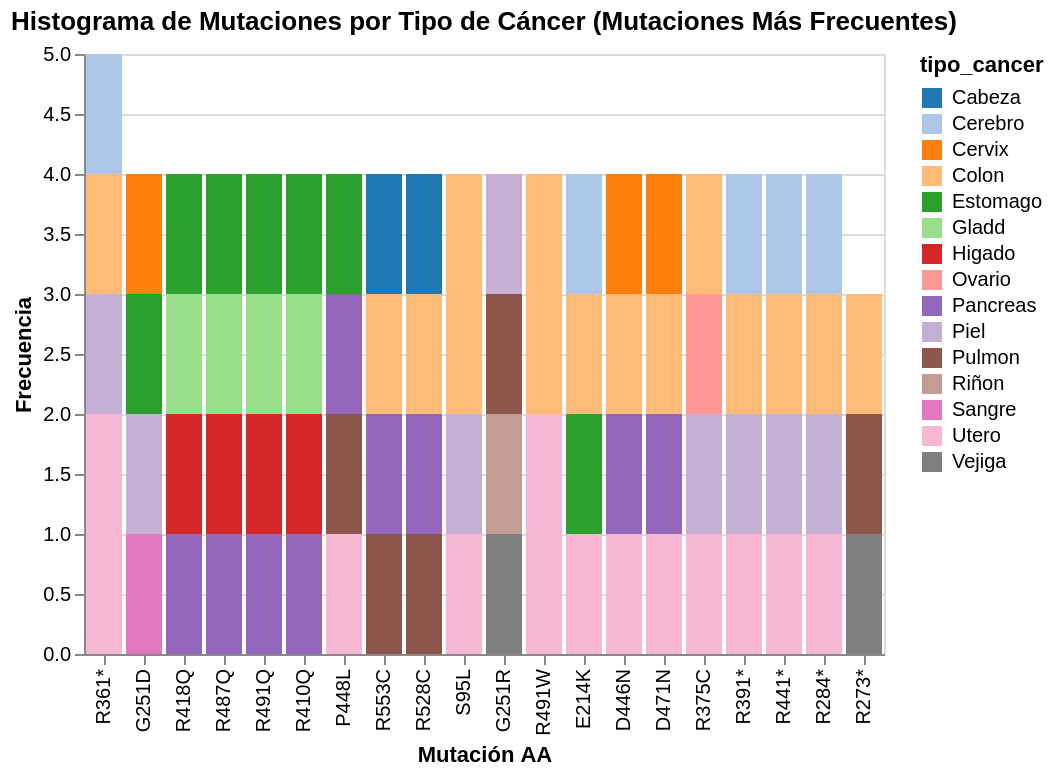

Notebook cell for this chart:
### Code cell
import pandas as pd
import altair as alt


# Calcular las frecuencias de las mutaciones
frecuencias = df_cancer['aa_mutation'].value_counts().reset_index()
frecuencias.columns = ['aa_mutation', 'frecuencia']

# Filtrar las mutaciones más frecuentes (por ejemplo, las 10 más frecuentes)
top_n = 20  # Cambia este valor según lo que necesites
mutaciones_frecuentes = frecuencias.nlargest(top_n, 'frecuencia')

# Filtrar el DataFrame original para incluir solo las mutaciones más frecuentes
df_filtrado = df_cancer[df_cancer['aa_mutation'].isin(mutaciones_frecuentes['aa_mutation'])]

# Crear el histograma
histograma = alt.Chart(df_filtrado).mark_bar().encode(
    x=alt.X('aa_mutation:N', title='Mutación AA', sort='-y'),
    y=alt.Y('count():Q', title='Frecuencia'),
    color=alt.Color('tipo_cancer:N', scale=alt.Scale(scheme='category20')),
    tooltip=['tipo_cancer:N', 'aa_mutation:N', 'count():Q']
).properties(
    title='Histograma de Mutaciones por Tipo de Cáncer (Mutaciones Más Frecuentes)'
)

# Mostrar el gráfico
histograma

### Figure 1 — Vega-Lite specification as saved in the notebook (floating-point values rounded to 4 significant figures)
{"config": {"view": {"continuousWidth": 300, "continuousHeight": 300}}, "data": {"name": "data-46fc77f5c7b04f861923bd62e9929017"}, "mark": {"type": "bar"}, "encoding": {"color": {"field": "tipo_cancer", "scale": {"scheme": "category20"}, "type": "nominal"}, "tooltip": [{"field": "tipo_cancer", "type": "nominal"}, {"field": "aa_mutation", "type": "nominal"}, {"aggregate": "count", "type": "quantitative"}], "x": {"field": "aa_mutation", "sort": "-y", "title": "Mutación AA", "type": "nominal"}, "y": {"aggregate": "count", "title": "Frecuencia", "type": "quantitative"}}, "title": "Histograma de Mutaciones por Tipo de Cáncer (Mutaciones Más Frecuentes)", "$schema": "https://vega.github.io/schema/vega-lite/v5.17.0.json", "datasets": {"data-46fc77f5c7b04f861923bd62e9929017": [{"Gen_names": "BMPR1A", "aa_mutation": "G251D", "cds_mutation": "752G>A", "mutated_from_allele": "G", "mutated_to_allele": "A", "consequence_type": "missense_variant", "project_code": "LAML-US", "tipo_cancer": "Sangre", "total_read_count": 44.0, "mutant_allele_read_count": 4.0, "mutant_allele_frequency": 0.09091, "clasificacion": "Media frecuencia"}, {"Gen_names": "TGFBR1", "aa_mutation": "R418Q", "cds_mutation": "1253G>A", "mutated_from_allele": "G", "mutated_to_allele": "A", "consequence_type": "missense_variant", "project_code": "STAD-US", "tipo_cancer": "Estomago", "total_read_count": 66.0, "mutant_allele_read_count": 7.0, "mutant_allele_frequency": 0.1061, "clasificacion": "Media frecuencia"}, {"Gen_names": "TGFBR1", "aa_mutation": "R487Q", "cds_mutation": "1460G>A", "mutated_from_allele": "G", "mutated_to_allele": "A", "consequence_type": "missense_variant", "project_code": "STAD-US", "tipo_cancer": "Estomago", "total_read_count": 66.0, "mutant_allele_read_count": 7.0, "mutant_allele_frequency": 0.1061, "clasificacion": "Media frecuencia"}, {"Gen_names": "TGFBR1", "aa_mutation": "R491Q", "cds_mutation": "1472G>A", "mutated_from_allele": "G", "mutated_to_allele": "A", "consequence_type": "missense_variant", "project_code": "STAD-US", "tipo_cancer": "Estomago", "total_read_count": 66.0, "mutant_allele_read_count": 7.0, "mutant_allele_frequency": 0.1061, "clasificacion": "Media frecuencia"}, {"Gen_names": "TGFBR1", "aa_mutation": "R410Q", "cds_mutation": "1229G>A", "mutated_from_allele": "G", "mutated_to_allele": "A", "consequence_type": "missense_variant", "project_code": "STAD-US", "tipo_cancer": "Estomago", "total_read_count": 66.0, "mutant_allele_read_count": 7.0, "mutant_allele_frequency": 0.1061, "clasificacion": "Media frecuencia"}, {"Gen_names": "AMHR2", "aa_mutation": "P448L", "cds_mutation": "1343C>T", "mutated_from_allele": "C", "mutated_to_allele": "T", "consequence_type": "missense_variant", "project_code": "LUAD-US", "tipo_cancer": "Pulmon", "total_read_count": 448.0, "mutant_allele_read_count": 52.0, "mutant_allele_frequency": 0.1161, "clasificacion": "Media frecuencia"}, {"Gen_names": "TGFBR2", "aa_mutation": "R553C", "cds_mutation": "1657C>T", "mutated_from_allele": "C", "mutated_to_allele": "T", "consequence_type": "missense_variant", "project_code": "PACA-CA", "tipo_cancer": "Pancreas", "total_read_count": 124.0, "mutant_allele_read_count": 15.0, "mutant_allele_frequency": 0.121, "clasificacion": "Media frecuencia"}, {"Gen_names": "TGFBR2", "aa_mutation": "R528C", "cds_mutation": "1582C>T", "mutated_from_allele": "C", "mutated_to_allele": "T", "consequence_type": "missense_variant", "project_code": "PACA-CA", "tipo_cancer": "Pancreas", "total_read_count": 124.0, "mutant_allele_read_count": 15.0, "mutant_allele_frequency": 0.121, "clasificacion": "Media frecuencia"}, {"Gen_names": "ACVRL1", "aa_mutation": "S95L", "cds_mutation": "284C>T", "mutated_from_allele": "C", "mutated_to_allele": "T", "consequence_type": "missense_variant", "project_code": "SKCM-US", "tipo_cancer": "Piel", "total_read_count": 38.0, "mutant_allele_read_count": 5.0, "mutant_allele_frequency": 0.1316, "clasificacion": "Media frecuencia"}, {"Gen_names": "ACVR2B", "aa_mutation": "P448L", "cds_mutation": "1343C>T", "mutated_from_allele": "C", "mutated_to_allele": "T", "consequence_type": "missense_variant", "project_code": "UCEC-US", "tipo_cancer": "Utero", "total_read_count": 29.0, "mutant_allele_read_count": 4.0, "mutant_allele_frequency": 0.1379, "clasificacion": "Media frecuencia"}, {"Gen_names": "ACVR1C", "aa_mutation": "G251R", "cds_mutation": "751G>C", "mutated_from_allele": "C", "mutated_to_allele": "G", "consequence_type": "missense_variant", "project_code": "BLCA-US", "tipo_cancer": "Vejiga", "total_read_count": 232.0, "mutant_allele_read_count": 35.0, "mutant_allele_frequency": 0.1509, "clasificacion": "Media frecuencia"}, {"Gen_names": "BMPR1A", "aa_mutation": "R361*", "cds_mutation": "1081C>T", "mutated_from_allele": "C", "mutated_to_allele": "T", "consequence_type": "stop_gained", "project_code": "UCEC-US", "tipo_cancer": "Utero", "total_read_count": 105.0, "mutant_allele_read_count": 17.0, "mutant_allele_frequency": 0.1619, "clasificacion": "Media frecuencia"}, {"Gen_names": "TGFBR1", "aa_mutation": "R491W", "cds_mutation": "1471C>T", "mutated_from_allele": "C", "mutated_to_allele": "T", "consequence_type": "missense_variant", "project_code": "UCEC-US", "tipo_cancer": "Utero", "total_read_count": 48.0, "mutant_allele_read_count": 8.0, "mutant_allele_frequency": 0.1667, "clasificacion": "Media frecuencia"}, {"Gen_names": "ACVR2A", "aa_mutation": "E214K", "cds_mutation": "640G>A", "mutated_from_allele": "G", "mutated_to_allele": "A", "consequence_type": "missense_variant", "project_code": "UCEC-US", "tipo_cancer": "Utero", "total_read_count": 168.0, "mutant_allele_read_count": 30.0, "mutant_allele_frequency": 0.1786, "clasificacion": "Media frecuencia"}, {"Gen_names": "TGFBR2", "aa_mutation": "R553C", "cds_mutation": "1657C>T", "mutated_from_allele": "C", "mutated_to_allele": "T", "consequence_type": "missense_variant", "project_code": "LUAD-US", "tipo_cancer": "Pulmon", "total_read_count": 136.0, "mutant_allele_read_count": 26.0, "mutant_allele_frequency": 0.1912, "clasificacion": "Media frecuencia"}, {"Gen_names": "TGFBR2", "aa_mutation": "R528C", "cds_mutation": "1582C>T", "mutated_from_allele": "C", "mutated_to_allele": "T", "consequence_type": "missense_variant", "project_code": "LUAD-US", "tipo_cancer": "Pulmon", "total_read_count": 136.0, "mutant_allele_read_count": 26.0, "mutant_allele_frequency": 0.1912, "clasificacion": "Media frecuencia"}, {"Gen_names": "TGFBR1", "aa_mutation": "S95L", "cds_mutation": "284C>T", "mutated_from_allele": "C", "mutated_to_allele": "T", "consequence_type": "missense_variant", "project_code": "COAD-US", "tipo_cancer": "Colon", "total_read_count": 400.0, "mutant_allele_read_count": 81.0, "mutant_allele_frequency": 0.2025, "clasificacion": "Media frecuencia"}, {"Gen_names": "AMHR2", "aa_mutation": "P448L", "cds_mutation": "1343C>T", "mutated_from_allele": "C", "mutated_to_allele": "T", "consequence_type": "missense_variant", "project_code": "PAAD-US", "tipo_cancer": "Pancreas", "total_read_count": 1379.0, "mutant_allele_read_count": 292.0, "mutant_allele_frequency": 0.2117, "clasificacion": "Media frecuencia"}, {"Gen_names": "BMPR1B", "aa_mutation": "R273*", "cds_mutation": "817A>T", "mutated_from_allele": "A", "mutated_to_allele": "T", "consequence_type": "stop_gained", "project_code": "LUAD-US", "tipo_cancer": "Pulmon", "total_read_count": 56.0, "mutant_allele_read_count": 12.0, "mutant_allele_frequency": 0.2143, "clasificacion": "Media frecuencia"}, {"Gen_names": "BMPR2", "aa_mutation": "R491W", "cds_mutation": "1471C>T", "mutated_from_allele": "C", "mutated_to_allele": "T", "consequence_type": "missense_variant", "project_code": "UCEC-US", "tipo_cancer": "Utero", "total_read_count": 148.0, "mutant_allele_read_count": 34.0, "mutant_allele_frequency": 0.2297, "clasificacion": "Media frecuencia"}, {"Gen_names": "TGFBR2", "aa_mutation": "D446N", "cds_mutation": "1336G>A", "mutated_from_allele": "G", "mutated_to_allele": "A", "consequence_type": "missense_variant", "project_code": "PACA-AU", "tipo_cancer": "Pancreas", "total_read_count": 424.0, "mutant_allele_read_count": 100.0, "mutant_allele_frequency": 0.2358, "clasificacion": "Media frecuencia"}, {"Gen_names": "TGFBR2", "aa_mutation": "D471N", "cds_mutation": "1411G>A", "mutated_from_allele": "G", "mutated_to_allele": "A", "consequence_type": "missense_variant", "project_code": "PACA-AU", "tipo_cancer": "Pancreas", "total_read_count": 424.0, "mutant_allele_read_count": 100.0, "mutant_allele_frequency": 0.2358, "clasificacion": "Media frecuencia"}, {"Gen_names": "TGFBR1", "aa_mutation": "R418Q", "cds_mutation": "1253G>A", "mutated_from_allele": "G", "mutated_to_allele": "A", "consequence_type": "missense_variant", "project_code": "PAAD-US", "tipo_cancer": "Pancreas", "total_read_count": 227.0, "mutant_allele_read_count": 54.0, "mutant_allele_frequency": 0.2379, "clasificacion": "Media frecuencia"}, {"Gen_names": "TGFBR1", "aa_mutation": "R487Q", "cds_mutation": "1460G>A", "mutated_from_allele": "G", "mutated_to_allele": "A", "consequence_type": "missense_variant", "project_code": "PAAD-US", "tipo_cancer": "Pancreas", "total_read_count": 227.0, "mutant_allele_read_count": 54.0, "mutant_allele_frequency": 0.2379, "clasificacion": "Media frecuencia"}, {"Gen_names": "TGFBR1", "aa_mutation": "R491Q", "cds_mutation": "1472G>A", "mutated_from_allele": "G", "mutated_to_allele": "A", "consequence_type": "missense_variant", "project_code": "PAAD-US", "tipo_cancer": "Pancreas", "total_read_count": 227.0, "mutant_allele_read_count": 54.0, "mutant_allele_frequency": 0.2379, "clasificacion": "Media frecuencia"}, {"Gen_names": "TGFBR1", "aa_mutation": "R410Q", "cds_mutation": "1229G>A", "mutated_from_allele": "G", "mutated_to_allele": "A", "consequence_type": "missense_variant", "project_code": "PAAD-US", "tipo_cancer": "Pancreas", "total_read_count": 227.0, "mutant_allele_read_count": 54.0, "mutant_allele_frequency": 0.2379, "clasificacion": "Media frecuencia"}, {"Gen_names": "ACVR1", "aa_mutation": "R375C", "cds_mutation": "1123C>T", "mutated_from_allele": "G", "mutated_to_allele": "A", "consequence_type": "missense_variant", "project_code": "UCEC-US", "tipo_cancer": "Utero", "total_read_count": 768.0, "mutant_allele_read_count": 184.0, "mutant_allele_frequency": 0.2396, "clasificacion": "Media frecuencia"}, {"Gen_names": "TGFBR1", "aa_mutation": "R491W", "cds_mutation": "1471C>T", "mutated_from_allele": "C", "mutated_to_allele": "T", "consequence_type": "missense_variant", "project_code": "COAD-US", "tipo_cancer": "Colon", "total_read_count": 36.0, "mutant_allele_read_count": 9.0, "mutant_allele_frequency": 0.25, "clasificacion": "Media frecuencia"}, {"Gen_names": "TGFBR2", "aa_mutation": "G251R", "cds_mutation": "751G>A", "mutated_from_allele": "G", "mutated_to_allele": "A", "consequence_type": "missense_variant", "project_code": "KIRP-US", "tipo_cancer": "Riñon", "total_read_count": 374.0, "mutant_allele_read_count": 96.0, "mutant_allele_frequency": 0.2567, "clasificacion": "Media frecuencia"}, {"Gen_names": "TGFBR2", "aa_mutation": "R528C", "cds_mutation": "1582C>T", "mutated_from_allele": "C", "mutated_to_allele": "T", "consequence_type": "missense_variant", "project_code": "COAD-US", "tipo_cancer": "Colon", "total_read_count": 170.0, "mutant_allele_read_count": 44.0, "mutant_allele_frequency": 0.2588, "clasificacion": "Media frecuencia"}, {"Gen_names": "TGFBR2", "aa_mutation": "R553C", "cds_mutation": "1657C>T", "mutated_from_allele": "C", "mutated_to_allele": "T", "consequence_type": "missense_variant", "project_code": "COAD-US", "tipo_cancer": "Colon", "total_read_count": 170.0, "mutant_allele_read_count": 44.0, "mutant_allele_frequency": 0.2588, "clasificacion": "Media frecuencia"}, {"Gen_names": "TGFBR1", "aa_mutation": "S95L", "cds_mutation": "284C>T", "mutated_from_allele": "C", "mutated_to_allele": "T", "consequence_type": "missense_variant", "project_code": "READ-US", "tipo_cancer": "Colon", "total_read_count": 124.0, "mutant_allele_read_count": 33.0, "mutant_allele_frequency": 0.2661, "clasificacion": "Media frecuencia"}, {"Gen_names": "ACVRL1", "aa_mutation": "S95L", "cds_mutation": "284C>T", "mutated_from_allele": "C", "mutated_to_allele": "T", "consequence_type": "missense_variant", "project_code": "UCEC-US", "tipo_cancer": "Utero", "total_read_count": 70.0, "mutant_allele_read_count": 19.0, "mutant_allele_frequency": 0.2714, "clasificacion": "Media frecuencia"}, {"Gen_names": "ACVR1", "aa_mutation": "R375C", "cds_mutation": "1123C>T", "mutated_from_allele": "G", "mutated_to_allele": "A", "consequence_type": "missense_variant", "project_code": "COAD-US", "tipo_cancer": "Colon", "total_read_count": 88.0, "mutant_allele_read_count": 24.0, "mutant_allele_frequency": 0.2727, "clasificacion": "Media frecuencia"}, {"Gen_names": "BMPR1A", "aa_mutation": "G251D", "cds_mutation": "752G>A", "mutated_from_allele": "G", "mutated_to_allele": "A", "consequence_type": "missense_variant", "project_code": "STAD-US", "tipo_cancer": "Estomago", "total_read_count": 36.0, "mutant_allele_read_count": 10.0, "mutant_allele_frequency": 0.2778, "clasificacion": "Media frecuencia"}, {"Gen_names": "TGFBR1", "aa_mutation": "R410Q", "cds_mutation": "1229G>A", "mutated_from_allele": "G", "mutated_to_allele": "A", "consequence_type": "missense_variant", "project_code": "LIRI-JP", "tipo_cancer": "Higado", "total_read_count": 32.0, "mutant_allele_read_count": 9.0, "mutant_allele_frequency": 0.2812, "clasificacion": "Media frecuencia"}, {"Gen_names": "TGFBR1", "aa_mutation": "R418Q", "cds_mutation": "1253G>A", "mutated_from_allele": "G", "mutated_to_allele": "A", "consequence_type": "missense_variant", "project_code": "LIRI-JP", "tipo_cancer": "Higado", "total_read_count": 32.0, "mutant_allele_read_count": 9.0, "mutant_allele_frequency": 0.2812, "clasificacion": "Media frecuencia"}, {"Gen_names": "TGFBR1", "aa_mutation": "R491Q", "cds_mutation": "1472G>A", "mutated_from_allele": "G", "mutated_to_allele": "A", "consequence_type": "missense_variant", "project_code": "LIRI-JP", "tipo_cancer": "Higado", "total_read_count": 32.0, "mutant_allele_read_count": 9.0, "mutant_allele_frequency": 0.2812, "clasificacion": "Media frecuencia"}, {"Gen_names": "TGFBR1", "aa_mutation": "R487Q", "cds_mutation": "1460G>A", "mutated_from_allele": "G", "mutated_to_allele": "A", "consequence_type": "missense_variant", "project_code": "LIRI-JP", "tipo_cancer": "Higado", "total_read_count": 32.0, "mutant_allele_read_count": 9.0, "mutant_allele_frequency": 0.2812, "clasificacion": "Media frecuencia"}, {"Gen_names": "BMPR2", "aa_mutation": "R491W", "cds_mutation": "1471C>T", "mutated_from_allele": "C", "mutated_to_allele": "T", "consequence_type": "missense_variant", "project_code": "COAD-US", "tipo_cancer": "Colon", "total_read_count": 438.0, "mutant_allele_read_count": 124.0, "mutant_allele_frequency": 0.2831, "clasificacion": "Media frecuencia"}, {"Gen_names": "TGFBR2", "aa_mutation": "D471N", "cds_mutation": "1411G>A", "mutated_from_allele": "G", "mutated_to_allele": "A", "consequence_type": "missense_variant", "project_code": "COAD-US", "tipo_cancer": "Colon", "total_read_count": 412.0, "mutant_allele_read_count": 119.0, "mutant_allele_frequency": 0.2888, "clasificacion": "Media frecuencia"}, {"Gen_names": "TGFBR2", "aa_mutation": "D446N", "cds_mutation": "1336G>A", "mutated_from_allele": "G", "mutated_to_allele": "A", "consequence_type": "missense_variant", "project_code": "COAD-US", "tipo_cancer": "Colon", "total_read_count": 412.0, "mutant_allele_read_count": 119.0, "mutant_allele_frequency": 0.2888, "clasificacion": "Media frecuencia"}, {"Gen_names": "ACVR1C", "aa_mutation": "R391*", "cds_mutation": "1171C>T", "mutated_from_allele": "G", "mutated_to_allele": "A", "consequence_type": "stop_gained", "project_code": "READ-US", "tipo_cancer": "Colon", "total_read_count": 97.0, "mutant_allele_read_count": 30.0, "mutant_allele_frequency": 0.3093, "clasificacion": "Media frecuencia"}, {"Gen_names": "ACVR1C", "aa_mutation": "R361*", "cds_mutation": "1081C>T", "mutated_from_allele": "G", "mutated_to_allele": "A", "consequence_type": "stop_gained", "project_code": "READ-US", "tipo_cancer": "Colon", "total_read_count": 97.0, "mutant_allele_read_count": 30.0, "mutant_allele_frequency": 0.3093, "clasificacion": "Media frecuencia"}, {"Gen_names": "ACVR1C", "aa_mutation": "R441*", "cds_mutation": "1321C>T", "mutated_from_allele": "G", "mutated_to_allele": "A", "consequence_type": "stop_gained", "project_code": "READ-US", "tipo_cancer": "Colon", "total_read_count": 97.0, "mutant_allele_read_count": 30.0, "mutant_allele_frequency": 0.3093, "clasificacion": "Media frecuencia"}, {"Gen_names": "ACVR1C", "aa_mutation": "R284*", "cds_mutation": "850C>T", "mutated_from_allele": "G", "mutated_to_allele": "A", "consequence_type": "stop_gained", "project_code": "READ-US", "tipo_cancer": "Colon", "total_read_count": 97.0, "mutant_allele_read_count": 30.0, "mutant_allele_frequency": 0.3093, "clasificacion": "Media frecuencia"}, {"Gen_names": "ACVR1C", "aa_mutation": "R284*", "cds_mutation": "850C>T", "mutated_from_allele": "G", "mutated_to_allele": "A", "consequence_type": "stop_gained", "project_code": "SKCM-US", "tipo_cancer": "Piel", "total_read_count": 374.0, "mutant_allele_read_count": 117.0, "mutant_allele_frequency": 0.3128, "clasificacion": "Media frecuencia"}, {"Gen_names": "ACVR1C", "aa_mutation": "R441*", "cds_mutation": "1321C>T", "mutated_from_allele": "G", "mutated_to_allele": "A", "consequence_type": "stop_gained", "project_code": "SKCM-US", "tipo_cancer": "Piel", "total_read_count": 374.0, "mutant_allele_read_count": 117.0, "mutant_allele_frequency": 0.3128, "clasificacion": "Media frecuencia"}, {"Gen_names": "ACVR1C", "aa_mutation": "R391*", "cds_mutation": "1171C>T", "mutated_from_allele": "G", "mutated_to_allele": "A", "consequence_type": "stop_gained", "project_code": "SKCM-US", "tipo_cancer": "Piel", "total_read_count": 374.0, "mutant_allele_read_count": 117.0, "mutant_allele_frequency": 0.3128, "clasificacion": "Media frecuencia"}, {"Gen_names": "ACVR1C", "aa_mutation": "R361*", "cds_mutation": "1081C>T", "mutated_from_allele": "G", "mutated_to_allele": "A", "consequence_type": "stop_gained", "project_code": "SKCM-US", "tipo_cancer": "Piel", "total_read_count": 374.0, "mutant_allele_read_count": 117.0, "mutant_allele_frequency": 0.3128, "clasificacion": "Media frecuencia"}, {"Gen_names": "ACVR2A", "aa_mutation": "G251R", "cds_mutation": "751G>C", "mutated_from_allele": "G", "mutated_to_allele": "C", "consequence_type": "missense_variant", "project_code": "LUAD-US", "tipo_cancer": "Pulmon", "total_read_count": 92.0, "mutant_allele_read_count": 30.0, "mutant_allele_frequency": 0.3261, "clasificacion": "Media frecuencia"}, {"Gen_names": "ACVR2A", "aa_mutation": "E214K", "cds_mutation": "640G>A", "mutated_from_allele": "G", "mutated_to_allele": "A", "consequence_type": "missense_variant", "project_code": "STAD-US", "tipo_cancer": "Estomago", "total_read_count": 150.0, "mutant_allele_read_count": 50.0, "mutant_allele_frequency": 0.3333, "clasificacion": "Media frecuencia"}, {"Gen_names": "ACVR1C", "aa_mutation": "R391*", "cds_mutation": "1171C>T", "mutated_from_allele": "G", "mutated_to_allele": "A", "consequence_type": "stop_gained", "project_code": "UCEC-US", "tipo_cancer": "Utero", "total_read_count": 23.0, "mutant_allele_read_count": 8.0, "mutant_allele_frequency": 0.3478, "clasificacion": "Media frecuencia"}, {"Gen_names": "ACVR1C", "aa_mutation": "R441*", "cds_mutation": "1321C>T", "mutated_from_allele": "G", "mutated_to_allele": "A", "consequence_type": "stop_gained", "project_code": "UCEC-US", "tipo_cancer": "Utero", "total_read_count": 23.0, "mutant_allele_read_count": 8.0, "mutant_allele_frequency": 0.3478, "clasificacion": "Media frecuencia"}, {"Gen_names": "ACVR1C", "aa_mutation": "R361*", "cds_mutation": "1081C>T", "mutated_from_allele": "G", "mutated_to_allele": "A", "consequence_type": "stop_gained", "project_code": "UCEC-US", "tipo_cancer": "Utero", "total_read_count": 23.0, "mutant_allele_read_count": 8.0, "mutant_allele_frequency": 0.3478, "clasificacion": "Media frecuencia"}, {"Gen_names": "ACVR1C", "aa_mutation": "R284*", "cds_mutation": "850C>T", "mutated_from_allele": "G", "mutated_to_allele": "A", "consequence_type": "stop_gained", "project_code": "UCEC-US", "tipo_cancer": "Utero", "total_read_count": 23.0, "mutant_allele_read_count": 8.0, "mutant_allele_frequency": 0.3478, "clasificacion": "Media frecuencia"}, {"Gen_names": "BMPR1A", "aa_mutation": "R273*", "cds_mutation": "817C>T", "mutated_from_allele": "C", "mutated_to_allele": "T", "consequence_type": "stop_gained", "project_code": "BLCA-US", "tipo_cancer": "Vejiga", "total_read_count": 34.0, "mutant_allele_read_count": 13.0, "mutant_allele_frequency": 0.3824, "clasificacion": "Media frecuencia"}, {"Gen_names": "TGFBR2", "aa_mutation": "R553C", "cds_mutation": "1657C>T", "mutated_from_allele": "C", "mutated_to_allele": "T", "consequence_type": "missense_variant", "project_code": "HNSC-US", "tipo_cancer": "Cabeza", "total_read_count": 142.0, "mutant_allele_read_count": 56.0, "mutant_allele_frequency": 0.3944, "clasificacion": "Media frecuencia"}, {"Gen_names": "TGFBR2", "aa_mutation": "R528C", "cds_mutation": "1582C>T", "mutated_from_allele": "C", "mutated_to_allele": "T", "consequence_type": "missense_variant", "project_code": "HNSC-US", "tipo_cancer": "Cabeza", "total_read_count": 142.0, "mutant_allele_read_count": 56.0, "mutant_allele_frequency": 0.3944, "clasificacion": "Media frecuencia"}, {"Gen_names": "TGFBR1", "aa_mutation": "R418Q", "cds_mutation": "1253G>A", "mutated_from_allele": "G", "mutated_to_allele": "A", "consequence_type": "missense_variant", "project_code": "BTCA-JP", "tipo_cancer": "Gladd", "total_read_count": 235.0, "mutant_allele_read_count": 93.0, "mutant_allele_frequency": 0.3957, "clasificacion": "Media frecuencia"}, {"Gen_names": "TGFBR1", "aa_mutation": "R491Q", "cds_mutation": "1472G>A", "mutated_from_allele": "G", "mutated_to_allele": "A", "consequence_type": "missense_variant", "project_code": "BTCA-JP", "tipo_cancer": "Gladd", "total_read_count": 235.0, "mutant_allele_read_count": 93.0, "mutant_allele_frequency": 0.3957, "clasificacion": "Media frecuencia"}, {"Gen_names": "TGFBR1", "aa_mutation": "R487Q", "cds_mutation": "1460G>A", "mutated_from_allele": "G", "mutated_to_allele": "A", "consequence_type": "missense_variant", "project_code": "BTCA-JP", "tipo_cancer": "Gladd", "total_read_count": 235.0, "mutant_allele_read_count": 93.0, "mutant_allele_frequency": 0.3957, "clasificacion": "Media frecuencia"}, {"Gen_names": "TGFBR1", "aa_mutation": "R410Q", "cds_mutation": "1229G>A", "mutated_from_allele": "G", "mutated_to_allele": "A", "consequence_type": "missense_variant", "project_code": "BTCA-JP", "tipo_cancer": "Gladd", "total_read_count": 235.0, "mutant_allele_read_count": 93.0, "mutant_allele_frequency": 0.3957, "clasificacion": "Media frecuencia"}, {"Gen_names": "ACVR1C", "aa_mutation": "G251R", "cds_mutation": "751G>A", "mutated_from_allele": "C", "mutated_to_allele": "T", "consequence_type": "missense_variant", "project_code": "MELA-AU", "tipo_cancer": "Piel", "total_read_count": 85.0, "mutant_allele_read_count": 34.0, "mutant_allele_frequency": 0.4, "clasificacion": "Media frecuencia"}, {"Gen_names": "TGFBR2", "aa_mutation": "D446N", "cds_mutation": "1336G>A", "mutated_from_allele": "G", "mutated_to_allele": "A", "consequence_type": "missense_variant", "project_code": "UCEC-US", "tipo_cancer": "Utero", "total_read_count": 321.0, "mutant_allele_read_count": 129.0, "mutant_allele_frequency": 0.4019, "clasificacion": "Media frecuencia"}, {"Gen_names": "TGFBR2", "aa_mutation": "D471N", "cds_mutation": "1411G>A", "mutated_from_allele": "G", "mutated_to_allele": "A", "consequence_type": "missense_variant", "project_code": "UCEC-US", "tipo_cancer": "Utero", "total_read_count": 321.0, "mutant_allele_read_count": 129.0, "mutant_allele_frequency": 0.4019, "clasificacion": "Media frecuencia"}, {"Gen_names": "BMPR1A", "aa_mutation": "R273*", "cds_mutation": "817C>T", "mutated_from_allele": "C", "mutated_to_allele": "T", "consequence_type": "stop_gained", "project_code": "READ-US", "tipo_cancer": "Colon", "total_read_count": 171.0, "mutant_allele_read_count": 69.0, "mutant_allele_frequency": 0.4035, "clasificacion": "Media frecuencia"}, {"Gen_names": "ACVR2B", "aa_mutation": "P448L", "cds_mutation": "1343C>T", "mutated_from_allele": "C", "mutated_to_allele": "T", "consequence_type": "missense_variant", "project_code": "STAD-US", "tipo_cancer": "Estomago", "total_read_count": 29.0, "mutant_allele_read_count": 12.0, "mutant_allele_frequency": 0.4138, "clasificacion": "Media frecuencia"}, {"Gen_names": "TGFBR2", "aa_mutation": "E214K", "cds_mutation": "640G>A", "mutated_from_allele": "G", "mutated_to_allele": "A", "consequence_type": "missense_variant", "project_code": "GBM-US", "tipo_cancer": "Cerebro", "total_read_count": 77.0, "mutant_allele_read_count": 32.0, "mutant_allele_frequency": 0.4156, "clasificacion": "Media frecuencia"}, {"Gen_names": "AMHR2", "aa_mutation": "G251D", "cds_mutation": "752G>A", "mutated_from_allele": "G", "mutated_to_allele": "A", "consequence_type": "missense_variant", "project_code": "SKCM-US", "tipo_cancer": "Piel", "total_read_count": 189.0, "mutant_allele_read_count": 87.0, "mutant_allele_frequency": 0.4603, "clasificacion": "Alta frecuencia"}, {"Gen_names": "ACVR2A", "aa_mutation": "G251D", "cds_mutation": "752G>A", "mutated_from_allele": "G", "mutated_to_allele": "A", "consequence_type": "missense_variant", "project_code": "CESC-US", "tipo_cancer": "Cervix", "total_read_count": 102.0, "mutant_allele_read_count": 48.0, "mutant_allele_frequency": 0.4706, "clasificacion": "Alta frecuencia"}, {"Gen_names": "ACVR2A", "aa_mutation": "E214K", "cds_mutation": "640G>A", "mutated_from_allele": "G", "mutated_to_allele": "A", "consequence_type": "missense_variant", "project_code": "READ-US", "tipo_cancer": "Colon", "total_read_count": 310.0, "mutant_allele_read_count": 150.0, "mutant_allele_frequency": 0.4839, "clasificacion": "Alta frecuencia"}, {"Gen_names": "ACVR1", "aa_mutation": "R375C", "cds_mutation": "1123C>T", "mutated_from_allele": "G", "mutated_to_allele": "A", "consequence_type": "missense_variant", "project_code": "SKCM-US", "tipo_cancer": "Piel", "total_read_count": 108.0, "mutant_allele_read_count": 56.0, "mutant_allele_frequency": 0.5185, "clasificacion": "Alta frecuencia"}, {"Gen_names": "ACVR1C", "aa_mutation": "R284*", "cds_mutation": "850C>T", "mutated_from_allele": "G", "mutated_to_allele": "A", "consequence_type": "stop_gained", "project_code": "PBCA-DE", "tipo_cancer": "Cerebro", "total_read_count": 55.0, "mutant_allele_read_count": 33.0, "mutant_allele_frequency": 0.6, "clasificacion": "Alta frecuencia"}, {"Gen_names": "ACVR1C", "aa_mutation": "R361*", "cds_mutation": "1081C>T", "mutated_from_allele": "G", "mutated_to_allele": "A", "consequence_type": "stop_gained", "project_code": "PBCA-DE", "tipo_cancer": "Cerebro", "total_read_count": 55.0, "mutant_allele_read_count": 33.0, "mutant_allele_frequency": 0.6, "clasificacion": "Alta frecuencia"}, {"Gen_names": "ACVR1C", "aa_mutation": "R391*", "cds_mutation": "1171C>T", "mutated_from_allele": "G", "mutated_to_allele": "A", "consequence_type": "stop_gained", "project_code": "PBCA-DE", "tipo_cancer": "Cerebro", "total_read_count": 55.0, "mutant_allele_read_count": 33.0, "mutant_allele_frequency": 0.6, "clasificacion": "Alta frecuencia"}, {"Gen_names": "ACVR1C", "aa_mutation": "R441*", "cds_mutation": "1321C>T", "mutated_from_allele": "G", "mutated_to_allele": "A", "consequence_type": "stop_gained", "project_code": "PBCA-DE", "tipo_cancer": "Cerebro", "total_read_count": 55.0, "mutant_allele_read_count": 33.0, "mutant_allele_frequency": 0.6, "clasificacion": "Alta frecuencia"}, {"Gen_names": "ACVR1", "aa_mutation": "R375C", "cds_mutation": "1123C>T", "mutated_from_allele": "G", "mutated_to_allele": "A", "consequence_type": "missense_variant", "project_code": "OV-AU", "tipo_cancer": "Ovario", "total_read_count": 372.0, "mutant_allele_read_count": 232.0, "mutant_allele_frequency": 0.6237, "clasificacion": "Muy alta frecuencia"}, {"Gen_names": "TGFBR2", "aa_mutation": "D446N", "cds_mutation": "1336G>A", "mutated_from_allele": "G", "mutated_to_allele": "A", "consequence_type": "missense_variant", "project_code": "CESC-US", "tipo_cancer": "Cervix", "total_read_count": 64.0, "mutant_allele_read_count": 40.0, "mutant_allele_frequency": 0.625, "clasificacion": "Muy alta frecuencia"}, {"Gen_names": "TGFBR2", "aa_mutation": "D471N", "cds_mutation": "1411G>A", "mutated_from_allele": "G", "mutated_to_allele": "A", "consequence_type": "missense_variant", "project_code": "CESC-US", "tipo_cancer": "Cervix", "total_read_count": 64.0, "mutant_allele_read_count": 40.0, "mutant_allele_frequency": 0.625, "clasificacion": "Muy alta frecuencia"}]}}
